Frame 1 (no input): blank canvas, image omitted
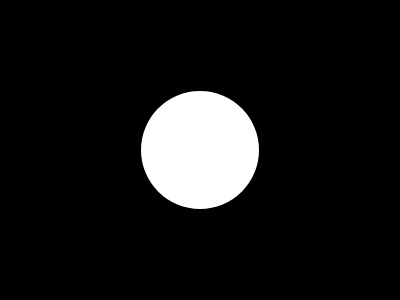
Frame 60 (no input)
Frame 120 (the mouse pressed at the canvas centre since frame 60): identical to frame 60, image omitted

The p5.js sketch that drew this single still picture (run headless with seeded random() and noise() and a simulated clock; from frame 60 on, the mouse is pressed at the canvas centre):

// p5.js sketch
// ── sketch.js
let circleR = 0;

function setup() {
  createCanvas(400, 300);
  // createCanvas(windowWidth, windowHeight);
}

function mousePressed() {
  circleR = 0;
}

function draw() {
  background(0);
  noStroke();
  fill(255);
  circle(width / 2, height / 2, circleR * 2);
  circleR = circleR + 1;
  circleR = circleR % (width/2);
}

// https://editor.p5js.org/jht1493/sketches/P9xSA4D7d
// p5js Code! - 2.2 - make your own variable - growing circle remainder

// Make Your Own (Growing Circle Exercise)
// Code! Programming with p5.js
// The Coding Train / Daniel Shiffman
// https://thecodingtrain.com/beginners/p5js/2.2-make-your-own.html
// https://youtu.be/dRhXIIFp-ys

// Make Your Own Variable: https://editor.p5js.org/codingtrain/sketches/xPXNdPy17
// Growing Circle Exercise: https://editor.p5js.org/codingtrain/sketches/ehbMJ-otC
